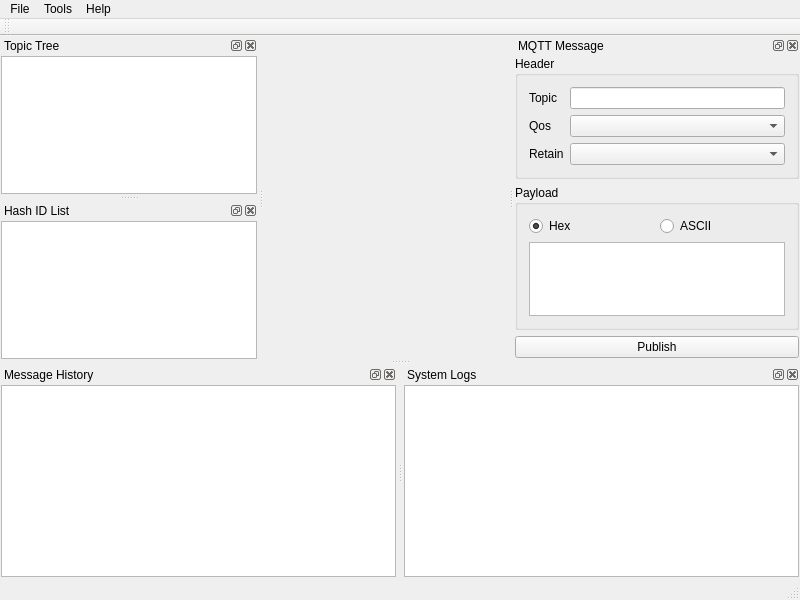
<?xml version="1.0" encoding="UTF-8"?>
<ui version="4.0">
 <class>MainWindow</class>
 <widget class="QMainWindow" name="MainWindow">
  <property name="geometry">
   <rect>
    <x>0</x>
    <y>0</y>
    <width>800</width>
    <height>600</height>
   </rect>
  </property>
  <property name="windowTitle">
   <string>Datagram Monitor</string>
  </property>
  <widget class="QWidget" name="centralWidget"/>
  <widget class="QMenuBar" name="menu_bar">
   <property name="geometry">
    <rect>
     <x>0</x>
     <y>0</y>
     <width>800</width>
     <height>20</height>
    </rect>
   </property>
   <widget class="QMenu" name="menu_file">
    <property name="title">
     <string>File</string>
    </property>
    <widget class="QMenu" name="menuImport">
     <property name="title">
      <string>Import</string>
     </property>
     <addaction name="action_datagram_dictionary"/>
    </widget>
    <addaction name="menuImport"/>
    <addaction name="separator"/>
    <addaction name="action_setting"/>
    <addaction name="separator"/>
    <addaction name="action_exit"/>
   </widget>
   <widget class="QMenu" name="menu_tools">
    <property name="title">
     <string>Tools</string>
    </property>
   </widget>
   <widget class="QMenu" name="menu_help">
    <property name="title">
     <string>Help</string>
    </property>
    <addaction name="action_about"/>
   </widget>
   <addaction name="menu_file"/>
   <addaction name="menu_tools"/>
   <addaction name="menu_help"/>
  </widget>
  <widget class="QToolBar" name="main_tool_bar">
   <attribute name="toolBarArea">
    <enum>TopToolBarArea</enum>
   </attribute>
   <attribute name="toolBarBreak">
    <bool>false</bool>
   </attribute>
  </widget>
  <widget class="QStatusBar" name="status_bar"/>
  <widget class="QDockWidget" name="dock_widget_topic_tree">
   <property name="windowTitle">
    <string>Topic Tree</string>
   </property>
   <attribute name="dockWidgetArea">
    <number>1</number>
   </attribute>
   <widget class="QWidget" name="dockWidgetContents">
    <layout class="QGridLayout" name="gridLayout">
     <property name="leftMargin">
      <number>1</number>
     </property>
     <property name="topMargin">
      <number>1</number>
     </property>
     <property name="rightMargin">
      <number>1</number>
     </property>
     <property name="bottomMargin">
      <number>1</number>
     </property>
     <item row="0" column="0">
      <widget class="QTreeView" name="tree_view_topic"/>
     </item>
    </layout>
   </widget>
  </widget>
  <widget class="QDockWidget" name="dock_widget_msg_history">
   <property name="windowTitle">
    <string>Message History</string>
   </property>
   <attribute name="dockWidgetArea">
    <number>8</number>
   </attribute>
   <widget class="QWidget" name="dockWidgetContents_2">
    <layout class="QGridLayout" name="gridLayout_4">
     <property name="leftMargin">
      <number>1</number>
     </property>
     <property name="topMargin">
      <number>1</number>
     </property>
     <property name="rightMargin">
      <number>1</number>
     </property>
     <property name="bottomMargin">
      <number>1</number>
     </property>
     <item row="0" column="0">
      <widget class="QTreeView" name="tree_view_msg_history"/>
     </item>
    </layout>
   </widget>
  </widget>
  <widget class="QDockWidget" name="dock_widget_mqtt_msg">
   <property name="windowTitle">
    <string>MQTT Message</string>
   </property>
   <attribute name="dockWidgetArea">
    <number>2</number>
   </attribute>
   <widget class="QWidget" name="dockWidgetContents_4">
    <layout class="QGridLayout" name="gridLayout_5">
     <property name="leftMargin">
      <number>1</number>
     </property>
     <property name="topMargin">
      <number>1</number>
     </property>
     <property name="rightMargin">
      <number>1</number>
     </property>
     <property name="bottomMargin">
      <number>1</number>
     </property>
     <item row="0" column="0">
      <widget class="QGroupBox" name="groupBox">
       <property name="title">
        <string>Header</string>
       </property>
       <layout class="QGridLayout" name="gridLayout_6">
        <item row="0" column="2">
         <widget class="QLineEdit" name="line_edit_msg_topic"/>
        </item>
        <item row="1" column="2">
         <widget class="QComboBox" name="combo_box_msg_qos"/>
        </item>
        <item row="0" column="1">
         <widget class="QLabel" name="label">
          <property name="text">
           <string>Topic</string>
          </property>
         </widget>
        </item>
        <item row="1" column="1">
         <widget class="QLabel" name="label_2">
          <property name="text">
           <string>Qos</string>
          </property>
         </widget>
        </item>
        <item row="2" column="1">
         <widget class="QLabel" name="label_3">
          <property name="text">
           <string>Retain</string>
          </property>
         </widget>
        </item>
        <item row="2" column="2">
         <widget class="QComboBox" name="combo_box_msg_retain"/>
        </item>
       </layout>
      </widget>
     </item>
     <item row="1" column="0">
      <widget class="QGroupBox" name="groupBox_2">
       <property name="title">
        <string>Payload</string>
       </property>
       <layout class="QGridLayout" name="gridLayout_7">
        <item row="0" column="0">
         <widget class="QRadioButton" name="radio_button_payload_as_hex">
          <property name="text">
           <string>Hex</string>
          </property>
          <property name="checked">
           <bool>true</bool>
          </property>
         </widget>
        </item>
        <item row="0" column="1">
         <widget class="QRadioButton" name="radio_button_payload_as_ascii">
          <property name="text">
           <string>ASCII</string>
          </property>
         </widget>
        </item>
        <item row="1" column="0" colspan="2">
         <widget class="QTextEdit" name="text_edit_payload"/>
        </item>
       </layout>
      </widget>
     </item>
     <item row="2" column="0">
      <widget class="QPushButton" name="push_button_publish">
       <property name="text">
        <string>Publish</string>
       </property>
      </widget>
     </item>
    </layout>
   </widget>
  </widget>
  <widget class="QDockWidget" name="dock_widget_sys_log">
   <property name="windowTitle">
    <string>System Logs</string>
   </property>
   <attribute name="dockWidgetArea">
    <number>8</number>
   </attribute>
   <widget class="QWidget" name="dockWidgetContents_5">
    <layout class="QGridLayout" name="gridLayout_3">
     <property name="leftMargin">
      <number>1</number>
     </property>
     <property name="topMargin">
      <number>1</number>
     </property>
     <property name="rightMargin">
      <number>1</number>
     </property>
     <property name="bottomMargin">
      <number>1</number>
     </property>
     <item row="0" column="0">
      <widget class="QTextEdit" name="text_edit_sys_log">
       <property name="readOnly">
        <bool>true</bool>
       </property>
      </widget>
     </item>
    </layout>
   </widget>
  </widget>
  <widget class="QDockWidget" name="dock_widget_hash_id_list">
   <property name="windowTitle">
    <string>Hash ID List</string>
   </property>
   <attribute name="dockWidgetArea">
    <number>1</number>
   </attribute>
   <widget class="QWidget" name="dockWidgetContents_6">
    <layout class="QGridLayout" name="gridLayout_2">
     <property name="leftMargin">
      <number>1</number>
     </property>
     <property name="topMargin">
      <number>1</number>
     </property>
     <property name="rightMargin">
      <number>1</number>
     </property>
     <property name="bottomMargin">
      <number>0</number>
     </property>
     <item row="0" column="0">
      <widget class="QTreeView" name="tree_view_hash_id_list"/>
     </item>
    </layout>
   </widget>
  </widget>
  <action name="action_setting">
   <property name="text">
    <string>Setting ...</string>
   </property>
  </action>
  <action name="action_exit">
   <property name="text">
    <string>Exit</string>
   </property>
  </action>
  <action name="action_datagram_dictionary">
   <property name="text">
    <string>Datagram Dictionary</string>
   </property>
  </action>
  <action name="action_about">
   <property name="text">
    <string>About</string>
   </property>
  </action>
 </widget>
 <layoutdefault spacing="6" margin="11"/>
 <resources/>
 <connections/>
</ui>
